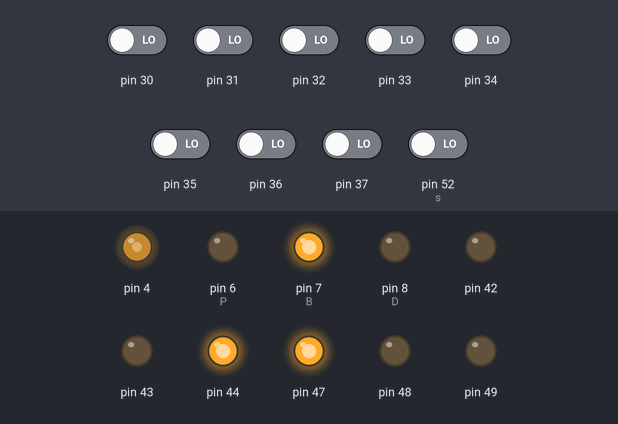
The sketch below on a simulated Arduino Mega 2560, built with avr-gcc and run on an emulated ATmega2560. Parts: output pins drawn as LEDs (lit = HIGH). Inputs (shaded band) come from the test bench; at power-on: pin 30–37, pin 52 (s) LOW. Pins used as bus, display or sensor lines are not drawn.

Above: at 1.2 s.
1.3 s: pin 52 (s) driven HIGH
At 1.6 s:
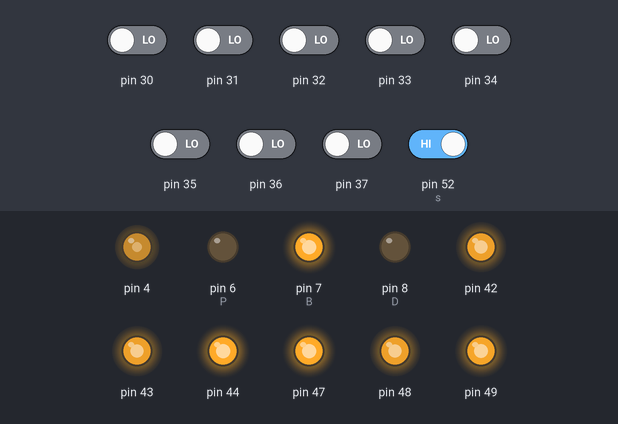
Timing chart, 0 to 4.3 s (numbered marks = the images above; inputs shaded):
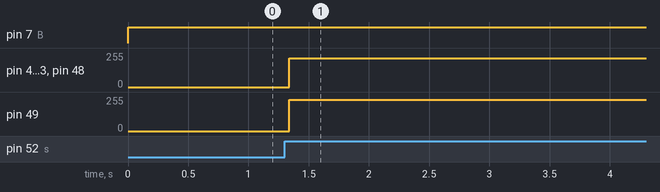

Measured:
- after the input at 1.3 s, pin 42, pin 43, pin 48: 0/255 → 216/255 at once; pin 49: 0/255 → 236/255 at once

The sketch:

proportional_control_5.pde
```cpp
#include <stdio.h>

unsigned int dataE1;
unsigned int dataE2;
const byte CS0=28;
const byte CS1=29;
float theta,kp,pot,setpoint,error2;
int s=52;
int D=8;
int B=7;
int P=6;

void setup()
{
  //Serial.begin(9600);
  DDRC=0x00;
  PORTC=0x00;
  pinMode(CS0,OUTPUT);
  digitalWrite(CS0,HIGH);
  pinMode(CS1,OUTPUT);
  digitalWrite(CS1,HIGH);
  pinMode(s,INPUT);
  pinMode(D,OUTPUT);
  pinMode(B,OUTPUT);
  pinMode(P,OUTPUT);
  DDRL=DDRL|B11100111;/*SEL1 OE1 RST1  RST2 OE2 SEL2*/
                    /*PL7  PL6 PL5   PL2  PL1 PL0*/
  PORTL=PORTL|B00100100;
  //Serial.println("READING");
  DDRG=(1<<PG5);/*to use as output CLK signal*/
  TCCR0A=(1<<COM0B0)|(1<<WGM01);/*enable OC0B pin*/
  TCCR0B=(1<<CS01);
}
void loop()
{
  if(digitalRead(s)==HIGH)
  {
  dataE2=read_encoder_2();
  theta=dataE2*360.0/10000.0;
  kp= 10.0; /*proportional gain*/
  setpoint=180.0;
  error2= setpoint - theta;
    if((error2>=20.0)||(error2<=-20.0))
      {
        motorStop();
      }
      else if((error2>20.0)||(error2>0.0))
        {
          motor_CW();
          analogWrite(P,pot);
        }
      else if((error2<0.0)||(error2>-20.0))
        {
          motor_CCW();
          analogWrite(P,pot);
        }

// serial_data();
}else {motorStop();}
}
unsigned int read_encoder_1 (void)
{
  byte Hbyte,Lbyte;
  PORTL=B00100100;
  digitalWrite(CS0,LOW);
  Hbyte=PINC;
  digitalWrite(CS0,HIGH);
  PORTL=B10100100;
  digitalWrite(CS0,LOW);
  Lbyte=PINC;
  digitalWrite(CS0,HIGH);
  PORTL=B11100111;
  dataE1=Hbyte*256+Lbyte;
  return(dataE1);
}
unsigned int read_encoder_2(void)
{
  byte Hbyte,Lbyte;
  PORTL=B00100100;
  digitalWrite(CS1,LOW);
  Hbyte=PINC;
  digitalWrite(CS1,HIGH);
  PORTL=B00100101;
  digitalWrite(CS1,LOW);
  Lbyte=PINC;
  digitalWrite(CS1,HIGH);
  PORTL=B11100111;
  dataE2=Hbyte*256+Lbyte;
  return(dataE2);
}
void serial_data()
{
 /*Serial.print("alpha= ");
 Serial.print(dataE1);*/
 Serial.print(", theta=");
 Serial.println(theta);
}
void motor_CCW ()/* motor spins clockwise direction*/
{
  digitalWrite(D,HIGH);
  digitalWrite(P,HIGH);
  digitalWrite(B,LOW);
}
void motor_CW ()/*motor spins counter clockwise direction*/
{
  digitalWrite(D,LOW);
  digitalWrite(P,HIGH);
  digitalWrite(B,LOW);
}
void motorStop ()/*motor brakes*/
{
  digitalWrite (D, LOW);
  digitalWrite (P, LOW);
  digitalWrite (B, HIGH);
}
```
